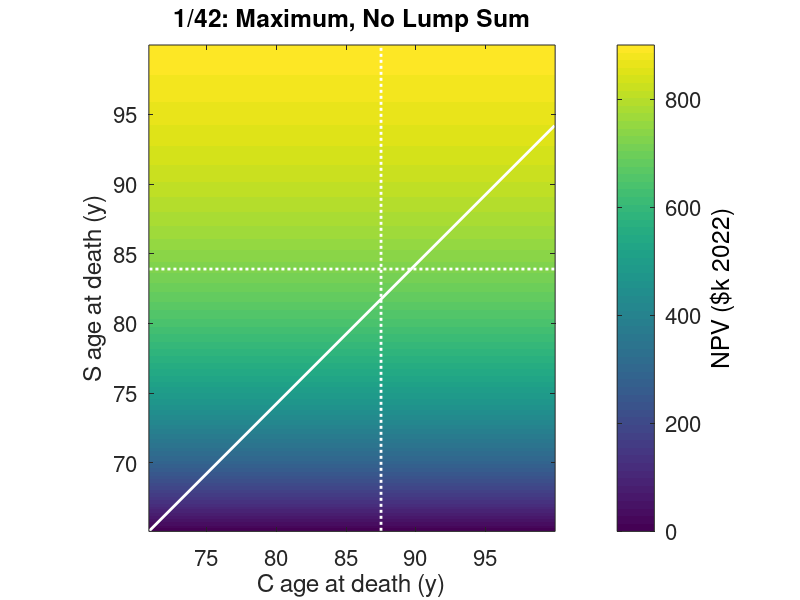
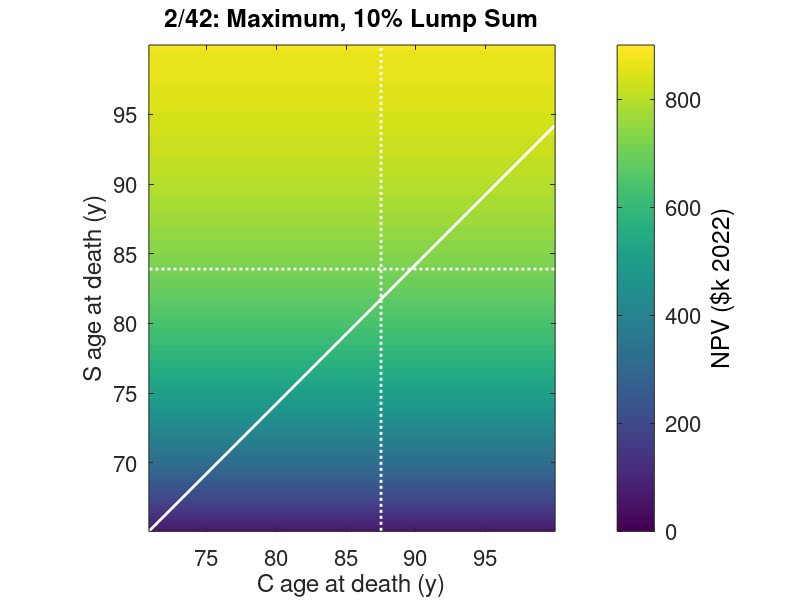
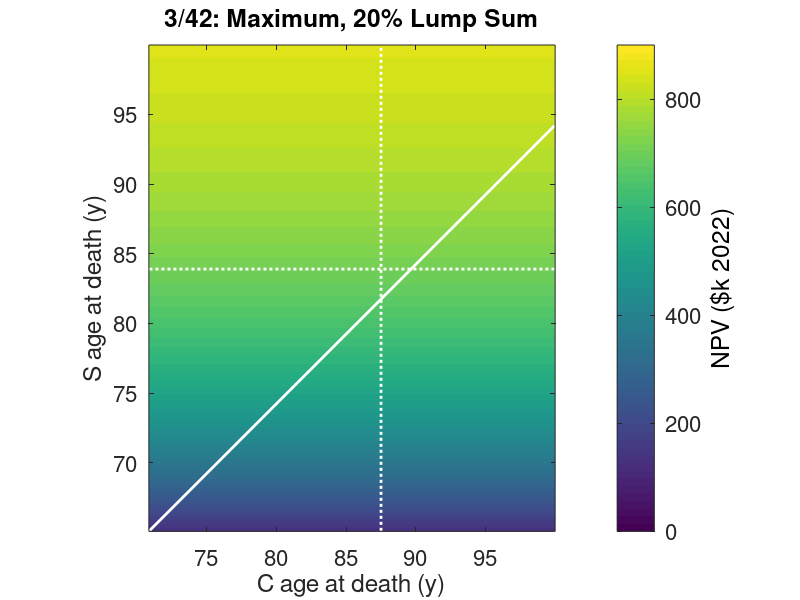
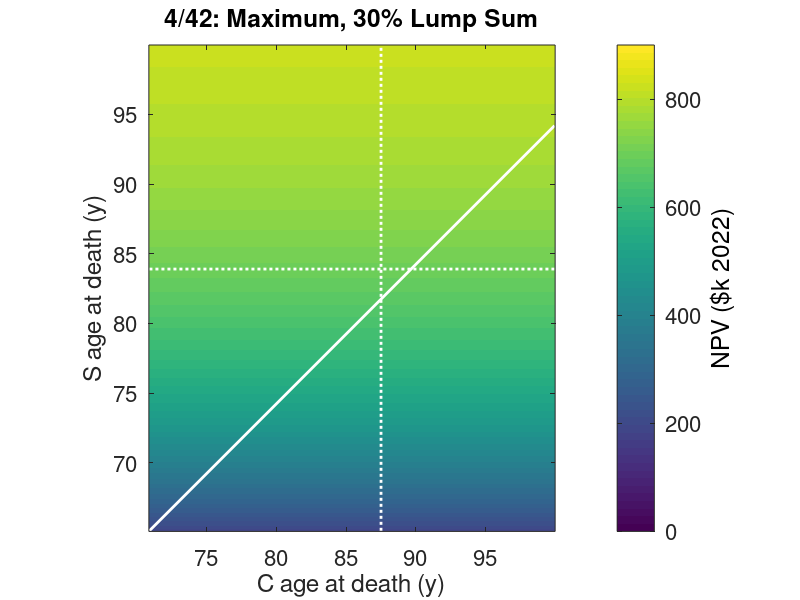

The MATLAB source for these figures, in order:
%% KPERS benefit estimates (from 08/26/2019 summary)
colLabels = {'No Lump Sum' '10% Lump Sum' '20% Lump Sum' '30% Lump Sum' '40% Lump Sum' '50% Lump Sum'};
rowLabels = {'Maximum' '50% Joint-Survivor' '75% Joint-Survivor' '100% Joint-Survivor'...
             '5-Year Life-Certain' '10-Year Life-Certain' '15-Year Life-Certain'};
lumpSum = [0.00 64168.49 128336.97 192505.46 256673.94 320842.43];
monthlies = [5776.85 5199.16 4621.48 4043.79 3466.11 2888.42
             5395.57 4856.02 4316.46 3776.90 3237.34 2697.79
             5199.16 4679.25 4159.33 3639.41 3119.50 2599.58
             5002.75 4502.47 4002.20 3501.92 3001.65 2501.37
             5661.31 5095.18 4529.05 3962.92 3396.79 2830.65
             5488.00 4939.20 4390.40 3841.60 3292.80 2744.00
             5083.62 4575.26 4066.90 3558.54 3050.17 2541.81];

%% parameters
% dates
dateRetire = datenum('04/01/2022');
dateBirthC = datenum('05/17/1951');
dateBirthS = datenum('02/20/1957');
ageDiff = (dateBirthS - dateBirthC) / 365.25;

% life expectancies
ageLEC = 87.5;
ageLES = 83.9;
  % from https://www.ssa.gov/cgi-bin/longevity.cgi on 09/03/2021

% interest rate
APR = 0.07258;  % portfolio weighted returns as of 12/19/2020
monRate = (1 + APR) ^ (1 / 12) - 1;

%% generate age axes and total retirement months
ageC = ((dateRetire - dateBirthC) / 365.25):(1 / 12):100;
ageS = ((dateRetire - dateBirthS) / 365.25):(1 / 12):100;

%% initialize NPV lookup vectors to accelerate later calculations
k1Powers = (1 ./ (1 + monRate) .^ (0 : (3 * max(length(ageC), length(ageS)) + 2)));
  % k1 = 1 / (1 + monRate)
  % k1Powers(1) has exponent 0, +2 on exponent range vector is to guarantee safe indexing below
k2 = 1 / (1 - k1Powers(2));
  % k2 = 1 / (1 - k)

%% allocate the calculation arrays and lookup vectors
values = zeros(length(ageS), length(ageC), numel(monthlies));
benefitRow = repmat(1:size(monthlies, 1), size(monthlies, 2), 1)(:);
benefitCol = repmat(1:size(monthlies, 2), 1, size(monthlies, 1))(:);
remMonS = repmat((0:(length(ageS) - 1)).', 1, length(ageC));
remMonC = repmat(0:(length(ageC) - 1), length(ageS), 1);
amountOne = zeros(length(ageS), length(ageC));

%% calculate the present values for all age-of-death pairs and benefit elections
for b = 1:numel(monthlies)  % benefit election
  % display status
  fprintf('benefit election %d/%d\n', b, numel(monthlies));

  % look up benefit table indices
  r = benefitRow(b);
  c = benefitCol(b);

  % determine NPV of monthly stream based on benefit election
  if (r == 1)  % maximum
    % monthly payments continue only while S is alive
    numMon = remMonS;
    monValue = monthlies(r, c) * ((k1Powers(1) - k1Powers(numMon + 2)) * k2 - 1);
      % -1 since starting at time 0 and there's no payment until the end of that period
  elseif (r >= 5) % life-certain
    % monthly payments continue the maximum of S's life or the guaranteed period, whichever is longer
    numMonGtd = 12 * 5 * (r - 4);  % r == 5 => 5 y, r == 6 => 10 y, r == 7 => 15 y
    numMon = max(numMonGtd, remMonS);
    monValue = monthlies(r, c) * ((k1Powers(1) - k1Powers(numMon + 2)) * k2 - 1);
      % -1 since starting at time 0 and there's no payment until the end of that period
  else  % joint-survivor
    % period where both C & S are alive
    numMonBoth = min(remMonS, remMonC);

    % period where only one of C & S are alive
    numMonOne = abs(remMonC - remMonS);
    amountOne(:, :) = monthlies(1, c);  % default to "maximum"
    proration = 1 + 0.25 * (r - 4);  % r == 2 => 0.5, r == 3 => 0.75, r == 4 => 1.0
    amountOne(remMonC < remMonS) = proration * monthlies(r, c);  % override with proration

    % combined timeline
    monValue = monthlies(r, c) .* ((k1Powers(1) - k1Powers(numMonBoth + 2)) * k2 - 1);
    monValue += amountOne .* (k1Powers(numMonBoth + 2) - k1Powers(numMonBoth + numMonOne + 2)) * k2;
      % no adjustment for period zero since resuming at the end of the previous series
  endif

  % combine the monthly NPV and lump sum components
  values(:, :, b) = lumpSum(c) + monValue;
endfor

%% plot NPVs
cMin = min(values(:));
cMax = max(values(:));
for b = 1:numel(monthlies)  % benefit election
  % look up benefit table indices
  r = benefitRow(b);
  c = benefitCol(b);

  % plot
  figure;
  imagesc(ageC, ageS, values(:, :, b) / 1e3);
  set(gca, 'ydir', 'normal', 'fontsize', 16);
  hold('on');
  plot([min(ageC) max(ageC)], [ageLES ageLES], ':w', 'linewidth', 2);
  plot([ageLEC ageLEC], [min(ageS) max(ageS)], ':w', 'linewidth', 2);
  plot([ageC(1) ageC(end)], [ageS(1) (ageC(end) - ageDiff)], 'w', 'linewidth', 2);
  axis('image');
  caxis([cMin cMax] ./ 1e3);
  xlabel('C age at death (y)');
  ylabel('S age at death (y)');
  title(sprintf('%d/%d: %s, %s', b, numel(monthlies), rowLabels{r}, colLabels{c}));
  h = colorbar;
  set(h, 'fontsize', 16);
  set(get(h, 'ylabel'), 'string', 'NPV ($k 2022)');
endfor

%% determine the best election for each age-of-death pairing
[bestNPV, bestElect] = max(values, [], 3);

%% plot best elections
% determine the number of unique elections and their labels
uniqueElects = unique(bestElect(:));
uniqueLabels = {};
for u = 1:length(uniqueElects)
  bestElect(bestElect == uniqueElects(u)) = -u;
  uniqueLabels{u} = sprintf('%s, %s', rowLabels{benefitRow(uniqueElects(u))},...
                                      colLabels{benefitCol(uniqueElects(u))});
endfor
bestElect *= -1;

% plot best elections
figure;
imagesc(ageC, ageS, bestElect);
set(gca, 'ydir', 'normal', 'fontsize', 16);
hold('on');
plot([min(ageC) max(ageC)], [ageLES ageLES], ':w', 'linewidth', 2);
plot([ageLEC ageLEC], [min(ageS) max(ageS)], ':w', 'linewidth', 2);
plot([ageC(1) ageC(end)], [ageS(1) (ageC(end) - ageDiff)], 'w', 'linewidth', 2);
axis('image');
xlabel('C age at death (y)');
ylabel('S age at death (y)');
title('best election by age pairs');
colormap(rainbow(length(uniqueElects)));
h = colorbar;
set(h, 'fontsize', 16, 'ytick', linspace(1.5, length(uniqueElects) - 0.5, length(uniqueElects)),...
       'yticklabel', uniqueLabels);

% plot NPVs with best elections
figure;
imagesc(ageC, ageS, bestNPV / 1e3);
set(gca, 'ydir', 'normal', 'fontsize', 16);
hold('on');
plot([min(ageC) max(ageC)], [ageLES ageLES], ':w', 'linewidth', 2);
plot([ageLEC ageLEC], [min(ageS) max(ageS)], ':w', 'linewidth', 2);
plot([ageC(1) ageC(end)], [ageS(1) (ageC(end) - ageDiff)], 'w', 'linewidth', 2);
axis('image');
xlabel('C age at death (y)');
ylabel('S age at death (y)');
title('best election NPV by age pairs');
h = colorbar;
set(h, 'fontsize', 16);
set(get(h, 'ylabel'), 'string', 'NPV ($k 2022)');
